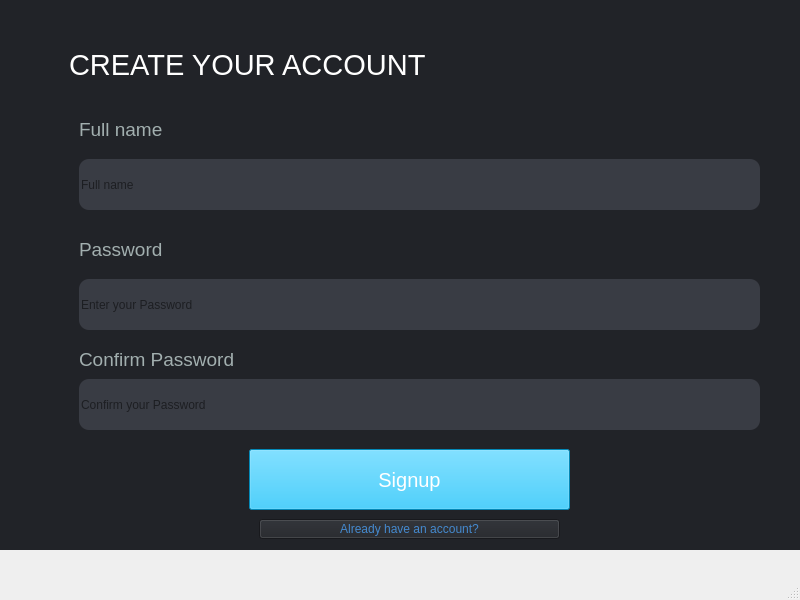
<?xml version="1.0" encoding="UTF-8"?>
<ui version="4.0">
 <class>MainWindow</class>
 <widget class="QMainWindow" name="MainWindow">
  <property name="geometry">
   <rect>
    <x>0</x>
    <y>0</y>
    <width>800</width>
    <height>600</height>
   </rect>
  </property>
  <property name="windowTitle">
   <string>MainWindow</string>
  </property>
  <widget class="QWidget" name="centralwidget">
   <widget class="QWidget" name="widget" native="true">
    <property name="geometry">
     <rect>
      <x>-1</x>
      <y>-1</y>
      <width>821</width>
      <height>551</height>
     </rect>
    </property>
    <property name="styleSheet">
     <string notr="true">
background-color:rgb(33, 35, 40)
</string>
    </property>
    <widget class="QLabel" name="label">
     <property name="geometry">
      <rect>
       <x>70</x>
       <y>50</y>
       <width>431</width>
       <height>31</height>
      </rect>
     </property>
     <property name="font">
      <font>
       <pointsize>22</pointsize>
      </font>
     </property>
     <property name="styleSheet">
      <string notr="true">color: rgb(255, 255, 255);</string>
     </property>
     <property name="text">
      <string>CREATE YOUR ACCOUNT</string>
     </property>
    </widget>
    <widget class="QLineEdit" name="lineEdit_Fullname">
     <property name="geometry">
      <rect>
       <x>80</x>
       <y>160</y>
       <width>681</width>
       <height>51</height>
      </rect>
     </property>
     <property name="styleSheet">
      <string notr="true">border-radius:10px;background-color: rgb(57, 60, 68)
</string>
     </property>
     <property name="placeholderText">
      <string>Full name</string>
     </property>
    </widget>
    <widget class="QLabel" name="label_5">
     <property name="geometry">
      <rect>
       <x>80</x>
       <y>120</y>
       <width>121</width>
       <height>20</height>
      </rect>
     </property>
     <property name="font">
      <font>
       <pointsize>14</pointsize>
      </font>
     </property>
     <property name="styleSheet">
      <string notr="true">color:rgb(162, 175, 175)</string>
     </property>
     <property name="text">
      <string>Full name</string>
     </property>
    </widget>
    <widget class="QLineEdit" name="lineEdit_Password">
     <property name="geometry">
      <rect>
       <x>80</x>
       <y>280</y>
       <width>681</width>
       <height>51</height>
      </rect>
     </property>
     <property name="styleSheet">
      <string notr="true">border-radius:10px;background-color: rgb(57, 60, 68)
</string>
     </property>
     <property name="placeholderText">
      <string>Enter your Password</string>
     </property>
    </widget>
    <widget class="QLabel" name="label_6">
     <property name="geometry">
      <rect>
       <x>80</x>
       <y>240</y>
       <width>201</width>
       <height>20</height>
      </rect>
     </property>
     <property name="font">
      <font>
       <pointsize>14</pointsize>
      </font>
     </property>
     <property name="styleSheet">
      <string notr="true">color:rgb(162, 175, 175)</string>
     </property>
     <property name="text">
      <string>Password</string>
     </property>
    </widget>
    <widget class="QLabel" name="label_7">
     <property name="geometry">
      <rect>
       <x>80</x>
       <y>350</y>
       <width>221</width>
       <height>20</height>
      </rect>
     </property>
     <property name="font">
      <font>
       <pointsize>14</pointsize>
      </font>
     </property>
     <property name="styleSheet">
      <string notr="true">color:rgb(162, 175, 175)</string>
     </property>
     <property name="text">
      <string>Confirm Password</string>
     </property>
    </widget>
    <widget class="QPushButton" name="pushButton_Signup">
     <property name="geometry">
      <rect>
       <x>250</x>
       <y>450</y>
       <width>321</width>
       <height>61</height>
      </rect>
     </property>
     <property name="font">
      <font>
       <pointsize>15</pointsize>
      </font>
     </property>
     <property name="styleSheet">
      <string notr="true">color: rgb(255, 255, 255);

background-color:rgb(6, 191, 255)
</string>
     </property>
     <property name="text">
      <string>Signup</string>
     </property>
    </widget>
    <widget class="QLabel" name="label_8">
     <property name="geometry">
      <rect>
       <x>360</x>
       <y>90</y>
       <width>71</width>
       <height>61</height>
      </rect>
     </property>
     <property name="text">
      <string/>
     </property>
     <property name="pixmap">
      <pixmap>D:/download/chef.png</pixmap>
     </property>
     <property name="scaledContents">
      <bool>true</bool>
     </property>
    </widget>
    <widget class="QPushButton" name="pushButton_Gologin">
     <property name="geometry">
      <rect>
       <x>260</x>
       <y>520</y>
       <width>301</width>
       <height>20</height>
      </rect>
     </property>
     <property name="font">
      <font>
       <pointsize>9</pointsize>
      </font>
     </property>
     <property name="styleSheet">
      <string notr="true">color: rgb(68, 137, 206)</string>
     </property>
     <property name="text">
      <string>Already have an account?</string>
     </property>
    </widget>
    <widget class="QLineEdit" name="lineEdit_Confirm_Password">
     <property name="geometry">
      <rect>
       <x>80</x>
       <y>380</y>
       <width>681</width>
       <height>51</height>
      </rect>
     </property>
     <property name="styleSheet">
      <string notr="true">border-radius:10px;background-color: rgb(57, 60, 68)
</string>
     </property>
     <property name="placeholderText">
      <string>Confirm your Password</string>
     </property>
    </widget>
   </widget>
  </widget>
  <widget class="QMenuBar" name="menubar">
   <property name="geometry">
    <rect>
     <x>0</x>
     <y>0</y>
     <width>800</width>
     <height>26</height>
    </rect>
   </property>
  </widget>
  <widget class="QStatusBar" name="statusbar"/>
 </widget>
 <resources/>
 <connections/>
</ui>
